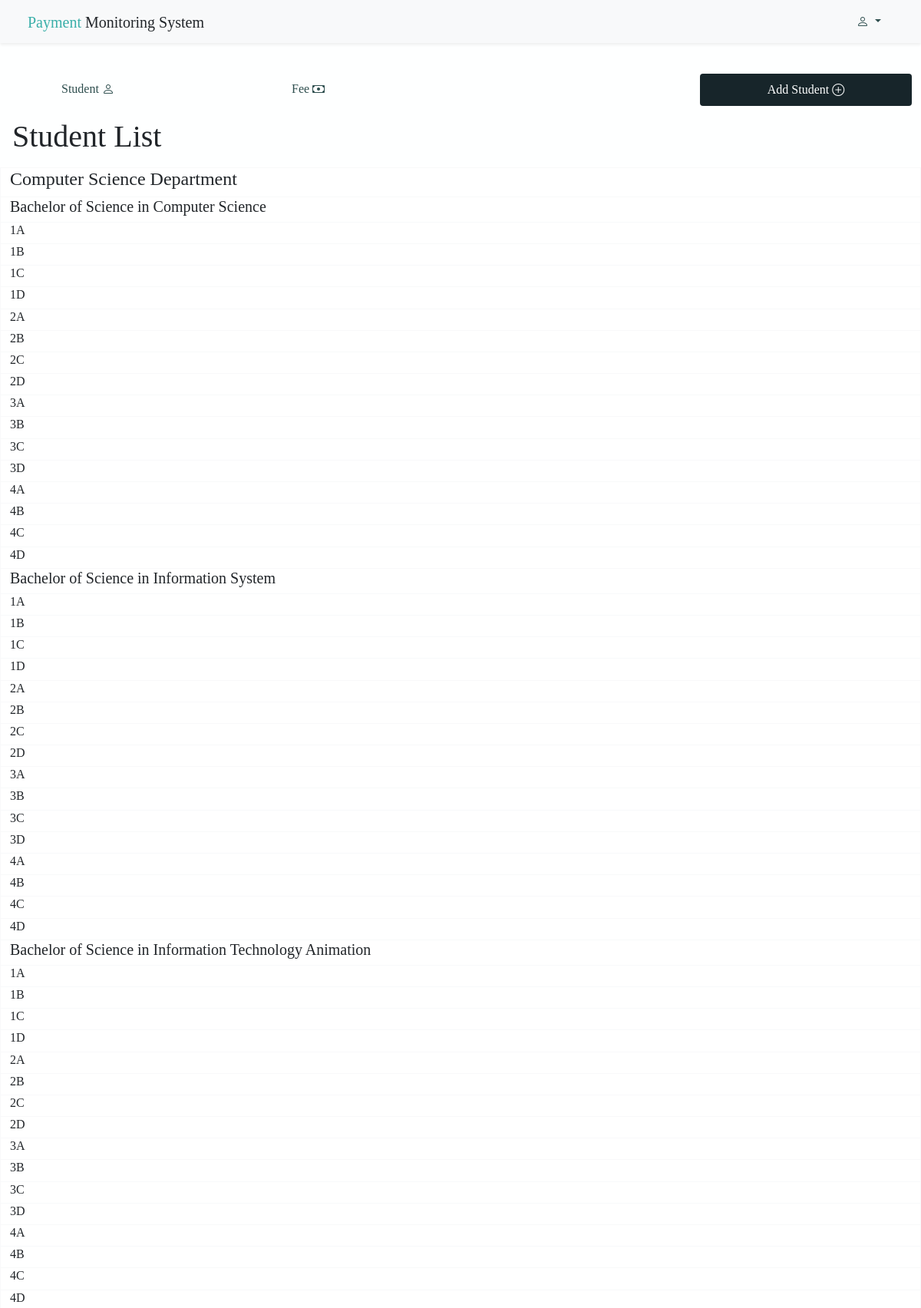
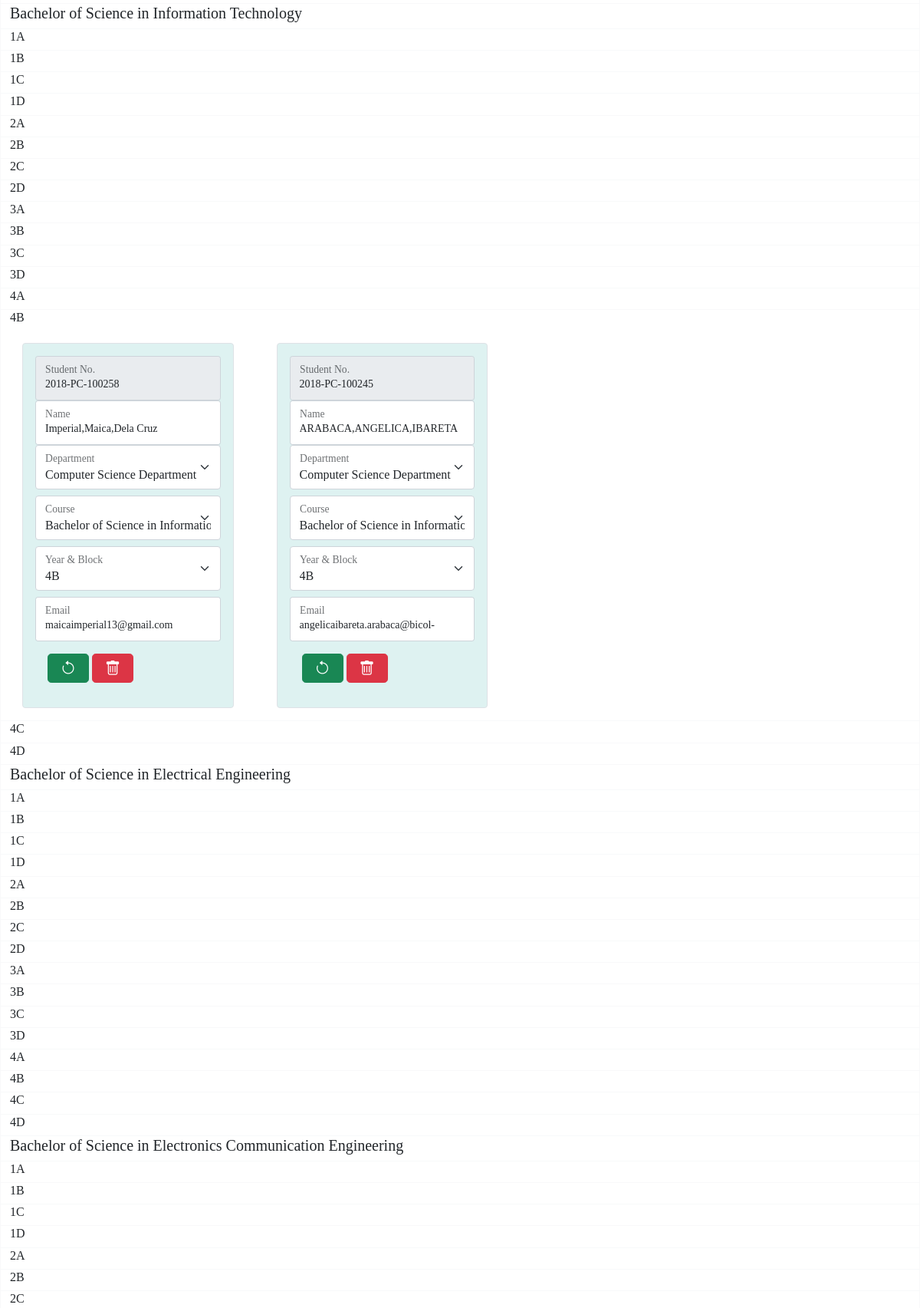
/student.php (upper part), run on the app's committed database (2 pictures, top to bottom).
### tables this page shows
CREATE TABLE `tb_dept` (
  `dept_ID` int(11) NOT NULL,
  `dept_name` varchar(30) NOT NULL,
  `dept_status` char(1) NOT NULL,
  `date_time` datetime NOT NULL DEFAULT current_timestamp()
);

CREATE TABLE `tb_course` (
  `course_ID` int(11) NOT NULL,
  `course_name` varchar(255) NOT NULL,
  `course_status` char(1) NOT NULL,
  `date_time` datetime NOT NULL DEFAULT current_timestamp()
);

CREATE TABLE `tb_blockyear` (
  `by_ID` int(11) NOT NULL,
  `by_name` varchar(30) NOT NULL,
  `by_status` char(1) NOT NULL,
  `date_time` datetime NOT NULL DEFAULT current_timestamp()
);

CREATE TABLE `tb_student` (
  `stud_ID` int(11) NOT NULL,
  `stud_num` varchar(30) NOT NULL,
  `fname` varchar(30) NOT NULL,
  `mname` varchar(30) NOT NULL,
  `lname` varchar(30) NOT NULL,
  `dept_ID` int(11) NOT NULL,
  `course_ID` int(11) NOT NULL,
  `by_ID` int(11) NOT NULL,
  `email` varchar(30) NOT NULL,
  `stud_status` char(1) NOT NULL,
  `date_time` datetime NOT NULL DEFAULT current_timestamp()
);

### includes/functions.inc.php (called while the page is built, shortened)
<?php
    function getDept($conn){
        $sql = "SELECT  *
                FROM `tb_dept`
                WHERE dept_status = 'A'
                ORDER BY dept_ID asc;";
        $stmt=mysqli_stmt_init($conn);
        if (!mysqli_stmt_prepare($stmt, $sql)){
            return false;
            exit;
        }
        mysqli_stmt_execute($stmt);
        $resultData = mysqli_stmt_get_result($stmt);
        $resArr = array();
        if(!empty($resultData)){
            while($row = mysqli_fetch_assoc($resultData)){
                array_push($resArr, $row);
            }
            return $resArr;
        }
        else{
            return false;
      }
    }
    function getCourse($conn){
        $sql = "SELECT  *
                FROM `tb_course`
                WHERE course_status = 'A'
                ORDER BY course_ID asc;";
        $stmt=mysqli_stmt_init($conn);
        if (!mysqli_stmt_prepare($stmt, $sql)){
            return false;
            exit;
        }
        mysqli_stmt_execute($stmt);
        $resultData = mysqli_stmt_get_result($stmt);
        $resArr = array();
        if(!empty($resultData)){
            while($row = mysqli_fetch_assoc($resultData)){
                array_push($resArr, $row);
            }
            return $resArr;
        }
        else{
            return false;
        }
    }
    function getSection($conn){
        $sql = "SELECT *
                FROM
                    `tb_blockyear`
                WHERE
                    by_status = 'A'
                ORDER BY
                by_ID asc;";
            $stmt=mysqli_stmt_init($conn);
            if (!mysqli_stmt_prepare($stmt, $sql)){
                return false;
                exit;
            }
            mysqli_stmt_execute($stmt);
            $resultData = mysqli_stmt_get_result($stmt);
            $resArr = array();
            if(!empty($resultData)){
                while($row = mysqli_fetch_assoc($resultData)){
                    array_push($resArr, $row);
                }
                return $resArr;
            }
            else{
                return false;
            }
    }
    function showStudent($conn, $dept = null, $course = null, $sec = null){
            if($dept === null AND $course === null AND $sec === null) {
                $sql = "SELECT  *
                        FROM
                            `tb_student` as st
                            JOIN tb_dept as d
                            ON d.dept_ID = st.dept_ID
                            JOIN tb_course as c
                            ON c.course_ID = st.course_ID
                            JOIN tb_blockyear as b
                            ON b.by_ID = st.by_ID;";
                $stmt=mysqli_stmt_init($conn);
                if (!mysqli_stmt_prepare($stmt, $sql)){
                    return false;
                    exit();
                }
            }
            else{
                $sql = "SELECT  *
                        FROM
                            `tb_student` as st
                            JOIN tb_dept as d
                            ON d.dept_ID = st.dept_ID
                            JOIN tb_course as c
                            ON c.course_ID = st.course_ID
                            JOIN tb_blockyear as b
                            ON b.by_ID = st.by_ID
                        WHERE
                            d.dept_ID = ?
                            AND c.course_ID = ?
                            AND b.by_ID = ? AND st.stud_status = 'A';";
                $stmt=mysqli_stmt_init($conn);
                if (!mysqli_stmt_prepare($stmt, $sql)){
                    return false;
                    exit();
                }
                mysqli_stmt_bind_param($stmt, "sss" , $dept, $course, $sec);
                }
        mysqli_stmt_execute($stmt);
        $resultData = mysqli_stmt_get_result($stmt);
        if(!empty($resultData)){
            $arr = array();
            while($row = mysqli_fetch_assoc($resultData)){
                array_push($arr,$row);
            }
            return $arr;
        }
        else{
            return false;
        }
    }
?>

### student.php (the view, shortened to what this page needs)
<?php
    include_once "includes/db_conn.php";
    include_once "includes/functions.inc.php";
?>
<html>
<head>
    <?php include_once "header.php";?>
    <link rel="stylesheet" href="css/bootstrap.min.css">
    <link rel="stylesheet" href="font/bootstrap-icons.css">
    <link rel="stylesheet" href="style/styles.css">
</head>
<body>
    <?php include_once "nav.php"; ?>
    <div class="container-fluid mt-5 panel-1">
        <div class="row">
           <div class="col-lg-3 col-md-12 col-sm-12 mt-5">
                <ul class="navbar-nav">
                    <li class="nav-item" >
                        <a class="nav-link" href="student.php">
                            Student <i class="bi bi-person"></i>
                        </a>
                    </li>
                </ul>
            </div>
            <div class="col-lg-3 col-md-12 col-sm-12 mt-5">
                <ul class="navbar-nav">
                    <li class="nav-item">
                        <a class="nav-link "  href="fee.php">
                            Fee <i class="bi bi-cash"></i>
                        </a>
                    </li>
                </ul>
            </div>
            <div class="col-lg-3 col-md-12 col-sm-12 mt-5"></div>
            <div class="col-lg-3 col-md-12 col-sm-12 mt-5">
                <a class="nav-link btn button-color" data-toggle="collapse" href="#addStudent" role="button" aria-expanded="false" aria-controls="addStudent">
                    Add Student <i class="bi bi-plus-circle"></i>
                </a>
            </div>
        </div>
    </div>
    <div class="container-fluid">
        <div class="row">
            <h3 class="display-6 m-0 p-3 panel-1">Student List</h3>
        </div>
         <?php
        $dept_list = getDept($conn);
        $course_list = getCourse($conn);
        $sec_list = getSection($conn);
            if(!empty($dept_list) || $dept_list !== false){
                    foreach($dept_list as $dept_key => $dept){?>
                        <div class="row border border-bottom-0 border-light">
                           <div class="col-lg-12 col-md-12 col-sm-12 mb-0">
                                <h4><?php echo $dept['dept_name'];?></h4>
                             </div>
                        </div>
           <?php
                if(!empty($course_list) || $course_list !== false){
                    foreach($course_list as $course_key => $course){?>
                        <div class="row border border-bottom-0 border-light">
                           <div class="col-lg-12 col-md-12 col-sm-12 mb-0">
                                <h5><?php echo $course['course_name']; ?></h5>
                             </div>
                        </div>
            <?php
                if(!empty($sec_list) || $sec_list !== false){
                    foreach($sec_list as $sec_key => $sec){?>
                        <div class="row border border-bottom-0 border-light">
                           <div class="col-lg-12 col-md-12 col-sm-12 mb-0" >
                                <h6><?php echo $sec['by_name']; ?></h6>
                             </div>
                        </div>
                        <div class="row border-top-0 border-bottom-0 border border-light ">
        <?php
            $stud_list = showStudent($conn, $dept['dept_ID'],$course['course_ID'],$sec['by_ID']);
                if(!empty($stud_list) || $stud_list !== false ){
                    foreach($stud_list as $key => $val){ ?>
                        <div class="col-lg-3 col-md-12 col-sm-12 m-3 float-left">
                            <div class="card border border-bg-gradient" style="background-color:#DEF2F1;">
                            <form action="includes/student.inc.php" method="POST">
                            <div class="card-body">
                            <div class="form-floating">
                                <input class="form-control form-control-sm" type="text" name="stud_num" value="<?php echo $val['stud_num']; ?>" readonly>
                                <label class="form-label" for="stud_ID">
                                Student No.</label>
                            </div>
                            <div class="form-floating">
                                <input class="form-control form-control-sm" type="text" name="name" value="<?php echo $val['lname'].",".$val['fname'].",".$val['mname']; ?>">
                                <label class="form-label" for="name">
                                Name</label>
                            </div>
                            <div class="form-floating">
                                <select name="dept" class="form-select mb-2" required>
                                    <option value="<?php echo $val['dept_ID'];?>" selected><?php echo $val['dept_name']; ?></option>
                                </select>
                                <label class="form-label" for="section_ID">
                                Department</label>
                            </div>
                                <div class="form-floating">
                                <select name="course" class="form-select mb-2" required>
                                    <option value="<?php echo $val['course_ID'];?>" selected><?php echo $val['course_name']; ?></option>
                                </select>
                                <label class="form-label" for="section_ID">
                                Course</label>
                            </div>
                                <div class="form-floating">
                                <select name="by" class="form-select mb-2" required>
                                    <option value="<?php echo $val['by_ID'];?>" selected><?php echo $val['by_name']; ?></option>
                                </select>
                                <label class="form-label" for="section_ID">
                                Year &amp; Block</label>
                            </div>
                            <div class="form-floating">
                                <input class="form-control form-control-sm" type="text" name="email" value="<?php echo $val['email']; ?>">
                                <label class="form-label" for="email">
                                Email</label>
                            </div>
                            <button type="submit" class="btn btn-lg btn-success mt-3 ml-3" title="Update <?php echo $val['stud_num']; ?>" name="updatestudent_submit" >
                                <i class="bi bi-arrow-counterclockwise"></i>
                            </button>
                            <a href="student.php?archivestudent=<?php echo $val['stud_ID']; ?>" class="btn btn-danger btn-lg mt-3" title="Archive <?php echo $val['stud_num']; ?>"><i class="bi bi-trash"></i> </a>
                        </div>
                        </form>
                    </div>
                </div>
            <?php }
             }
             else{
                 echo "<h4> No Records Found.</h4>";
             }   ?>
                            </div>
        <?php }
                }
                                                                   }
                }
                                                             }
            }
        ?>
    </div>
</body>
<?php include_once "footer.php"; ?>
</html>

### style/styles.css (style rules this page uses)
body { font-family: verdana; }
.navbar-nav > li > a { color: darkslategray; margin-left: 68px; }
a { color: darkslategray; }
.panel-1 { background-color: #FEFFFF; }
.button-color { background-color: #17252A; color: #FEFFFF; }

### data on the page
tb_dept: dept_name "Computer Science Department"
tb_course: course_name "Bachelor of Science in Computer Science"
tb_blockyear: by_name "1A"
tb_blockyear: by_name "1B"
tb_blockyear: by_name "1C"
tb_blockyear: by_name "1D"
tb_blockyear: by_name "2A"
tb_blockyear: by_name "2B"
tb_blockyear: by_name "2C"
tb_blockyear: by_name "2D"
tb_blockyear: by_name "3A"
tb_blockyear: by_name "3B"
tb_blockyear: by_name "3C"
tb_blockyear: by_name "3D"
tb_blockyear: by_name "4A"
tb_blockyear: by_name "4B"
tb_blockyear: by_name "4C"
tb_blockyear: by_name "4D"
tb_course: course_name "Bachelor of Science in Information System"
tb_course: course_name "Bachelor of Science in Information Technology Animation"
tb_course: course_name "Bachelor of Science in Information Technology"
tb_student: stud_num "2018-PC-100258", name "Imperial,Maica,Dela Cruz", dept "Computer Science Department", course "Bachelor of Science in Information Technology", by "4B", email "maicaimperial13@gmail.com"
tb_student: stud_num "2018-PC-100245", name "ARABACA,ANGELICA,IBARETA", dept "Computer Science Department", course "Bachelor of Science in Information Technology", by "4B", email "angelicaibareta.arabaca@bicol-"
tb_course: course_name "Bachelor of Science in Electrical Engineering"
tb_course: course_name "Bachelor of Science in Electronics Communication Engineering"
